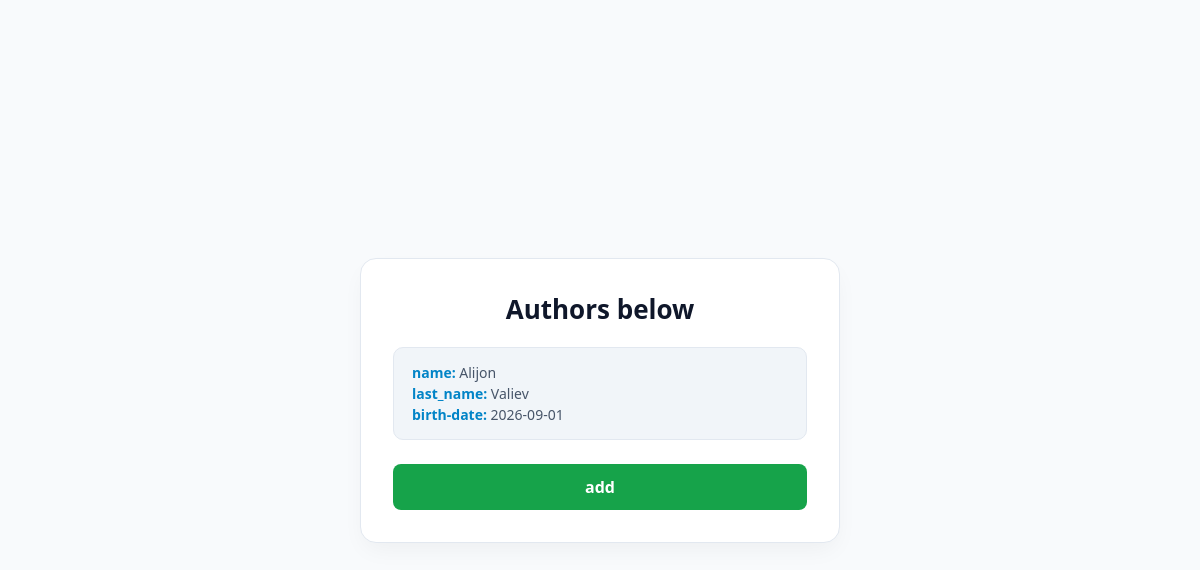
Before: /authors/ with the older database file.
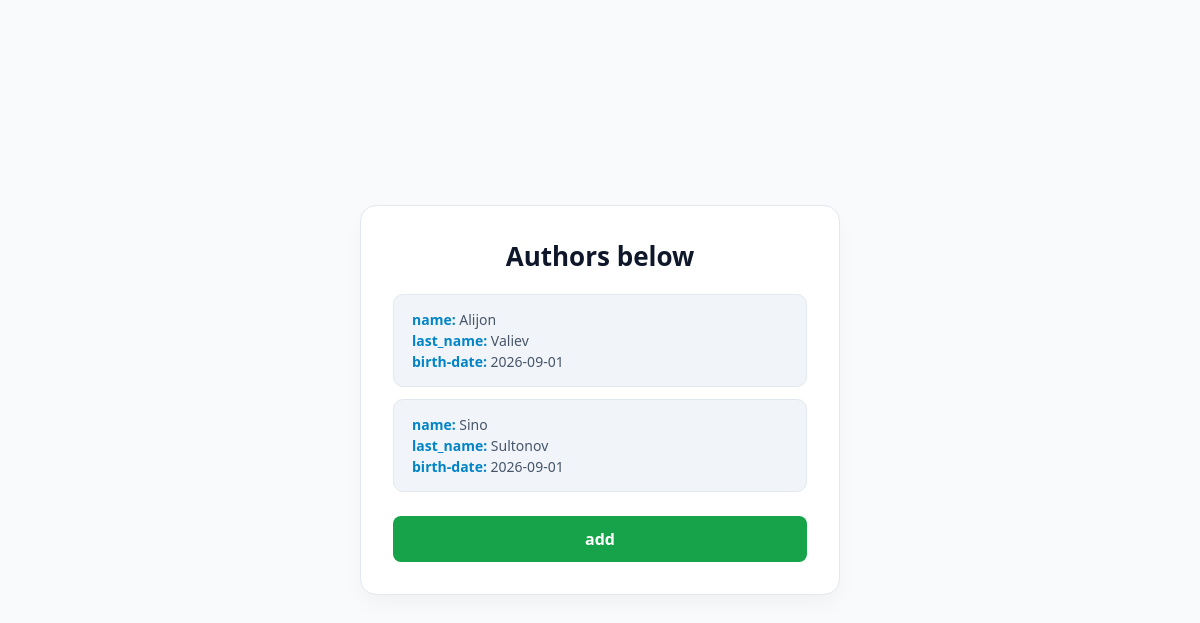
After: the same page with the newer database file.
### myapp/models.py (models this page shows, shortened)
class Author(models.Model):
    first_name = models.CharField(max_length=50)
    last_name = models.CharField(max_length=50)
    b_date = models.CharField(max_length=50)

### myapp/views.py (the view)
# urls.py: path('authors/', authors_list, name='authors'),
def authors_list(request):
    authors = Author.objects.all()
    return render(request, 'authors.html', {'authors':authors})

### myapp/templates/authors.html (shortened to what this page needs)
<!DOCTYPE html>
<html lang="en">
<head>
</head>
<body>
    <div class="card">
        <h1>Authors below</h1>
        <div class="authors-list">
            {% for aut in authors %}
                <div class="author-card">
                    <p><strong>name:</strong> {{ aut.first_name }}</p>
                    <p><strong>last_name:</strong> {{ aut.last_name }}</p>
                    <p><strong>birth-date:</strong> {{ aut.b_date }}</p>
                </div>
            {% endfor %}
        </div>
        <a class="add-btn" href="{% url "add_author" %}">add</a>
    </div>
</body>
</html>

### myapp/templates/authors.html (style rules this page uses)
* { box-sizing: border-box; margin: 0; padding: 0; }
body { font-family: system-ui, -apple-system, sans-serif; background-color: #f8fafc; color: #0f172a; min-height: 100vh; display: flex; justify-content: center; align-items: center; padding: 20px; }
.card { background-color: #ffffff; border: 1px solid #e2e8f0; border-radius: 16px; padding: 32px; width: 100%; max-width: 480px; box-shadow: 0 10px 25px -5px rgba(0, 0, 0, 0.05); }
h1 { font-size: 26px; margin-bottom: 20px; color: #0f172a; text-align: center; }
.authors-list { display: flex; flex-direction: column; gap: 12px; margin-bottom: 24px; }
.author-card { background-color: #f1f5f9; border: 1px solid #e2e8f0; padding: 14px 18px; border-radius: 10px; line-height: 1.5; }
.author-card p { font-size: 14px; color: #475569; }
.author-card strong { color: #0284c7; }
.add-btn { display: block; width: 100%; text-align: center; text-decoration: none; background-color: #16a34a; color: #ffffff; padding: 12px; border-radius: 8px; font-weight: 600; transition: background-color 0.2s ease; }

Changed rows visible on the page:
added Author: first_name "Sino", last_name "Sultonov", b_date "2026-09-01"
